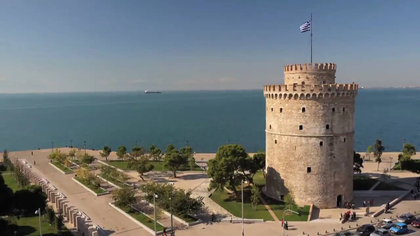
%> input picture project/project4/white-tower.png, 420 x 236 px, shrunk from 1280 x 720 before the run
$ octave project4.m   (GNU Octave 9; MATLAB toolbox functions it lacks are replaced by stand-ins)
%> lines starting %> are read from the running program, lines starting %| are printed output that depends on the picture; in (x1, y1, x2, y2) boxes, pixels count from 0 and x2, y2 are one past the last pixel; in counts of white or black regions, pixels touching at a corner belong together; the program's own positions count from 1
### project/SLIC.m
function image2=SLIC(image1,s)

h=size(image1,1); % image height
w=size(image1,2); % image width

% gradient magnitude
sobel_x=[-1,0,1;-2,0,2;-1,0,1];
sobel_y=[1,2,1;0,0,0;-1,-2,-1];
gradient(:,:,1)=f(image1(:,:,1),sobel_x);
gradient(:,:,2)=f(image1(:,:,2),sobel_x);
gradient(:,:,3)=f(image1(:,:,3),sobel_x);
gradient(:,:,4)=f(image1(:,:,1),sobel_y);
gradient(:,:,5)=f(image1(:,:,2),sobel_y);
gradient(:,:,6)=f(image1(:,:,3),sobel_y);
gradient=sqrt(sum(power(gradient,2),3));

% initialize the centroids and move it to the position
% with the smallest gradient magnitude
count=1;
centroids=zeros(h,w);
for i=round((s+1)/2):s:h
    for j=round((s+1)/2):s:w
        window=gradient(i-1:i+1,j-1:j+1);
        [~,small]=min(window(:));
        [i2,j2]=ind2sub(size(window),small);
        centroids(i+i2-2,j+j2-2)=1;
        center(count,:)=[i+i2-2,j+j2-2];
        count=count+1;
    end
end

% divide x and y by 2
[x,y]=meshgrid(1:h,1:w);
x=x';
y=y';
image3(:,:,1:3)=image1;
image3(:,:,4)= x./2;
image3(:,:,5)= y./2;

% image3(:,:,4)= x.*2;
% image3(:,:,5)= y.*2;

% k-means
image2=kmeans(image3,center,count-1);

end

### project/f.m
function image_filter = f(image,filter)
%image info
iw = size(image,2);%image width
ih = size (image,1);%image height

%filter info
fw = size(filter,2);%filter width
fh = size(filter,1);%filter height
fhw = (fw - 1)/2;%filter half width
fhh = (fh - 1)/2;%filter half height

image1 = zeros(iw+fhw*2, ih+fhh*2);
for i = 1:iw
    for j = 1:ih
        image1(j+fhh, i+fhw) = image(j, i);
    end
end

%replicate boundary
for i = 1:iw + fhw * 2
    for j = 1:ih + fhh *2
        if i<=fhw && j>=fhh && j<=ih+fhh
            image1(j,i)=image1(j,fhw+1);
        elseif i>=iw+fhw+1 && j>=fhh+1 && j<=ih+fhh
            image1(j,i)=image1(j,fhw+iw);
        elseif j<=fhh && i>=fhw+1 && i<=iw+fhw
            image1(j,i)=image1(fhh,i);
        elseif j>=ih+fhh+1 && i>=fhw+1 && i<=iw+fhw
            image1(j,i)=image1(ih+fhh,i);
        elseif i<=fhw && j<=fhh
            image1(j,i)=image1(1+fhh,1+fhw);
        elseif i<=fhw && j>=ih+fhh+1
            image1(j,i)=image1(ih+fhh,1+fhw);
        elseif j<=fhh && i>=iw+fhw+1
            image1(j,i)=image1(1+fhh,iw+fhw);
        elseif i>=iw+fhw+1 && j>=ih+fhh+1
            image1(j,i)=image1(iw+fhh,iw+fhw);
        end
    end
end

%filter
image2 = image1;
for i = 1+fhw:iw+fhw
    for j = 1+fhh:ih+fhh
        image2(j,i)=sum(sum(filter.*image1(j-fhh:j+fhh, i-fhw:i+fhw)));
    end
end

image_filter=zeros(ih,iw);
for i=1:iw
    for j=1:ih
        image_filter(j,i)=image2(j+fhh,i+fhw);
    end
end


### project/kmeans.m
function image2=kmeans(image1,center,k)

h=size(image1,1);%height
w=size(image1,2);%width
m=size(image1,3);

% get RGB
center1=zeros(k,m);
center2=zeros(k,m);
for i=1:k
    center1(i,1:m)=image1(center(i,1),center(i,2),:);
end

% initialize distance
distance=inf(h,w,k);

%calculate the distance
flag=0;
while ~flag
    for i=1:k
        for d=1:m
            temp(:,:,d)=repmat(center1(i,d),h,w);
        end

        distance(:,:,i)=sqrt(sum(power(image1-temp,2),3));
    end

    % find out which closest center
    [~,d] = min(distance,[],3);

    % find the centroid of these points in each cluster
    for i=1:k
        index=d==i;
        rgb=reshape(image1(repmat(index,1,1,m)),sum(index(:)),m);
        center2(i,:)=round(mean(rgb));
    end

    if abs(norm(center1-center2))<0.1
        flag=1;
    end

    center1=center2;
end

image2=zeros(h,w,m);
for i=1:h
    for j=1:w
        image2(i,j,:)=center1(d(i,j),:);
    end
end

### project/project4.m
clear all;

% SLIC
folder = 'project4/';
image=imread([folder 'white-tower.png']);
%> image is the input picture: size 236x420x3 uint8; mean R, G, B 111.7, 116.7, 117.4
h2=size(image,1);
%> h2 = 236
w2=size(image,2);
%> w2 = 420
image=double(image);
%> image: size 236x420x3 double

% parameter
s=50;

% slic
image1=SLIC(image,s);
%> call 3 of f, with filter = [-1 0 1; -2 0 2; -1 0 1]
%> after the loop in f (call 3), `for i = 1:iw`:
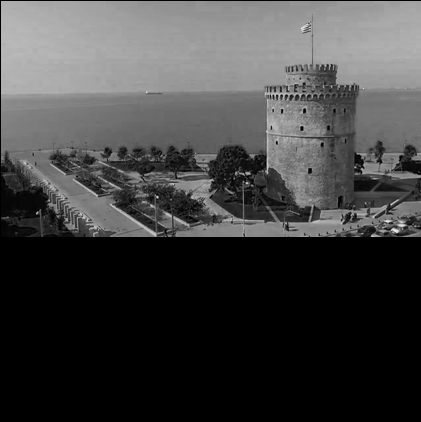
%> image1: size 422x421 double; min 0, max 235, mean 65.5
%> call 6 of f, with filter = [1 2 1; 0 0 0; -1 -2 -1]
%> after the loop in f (call 6), `for i = 1+fhw:iw+fhw`:
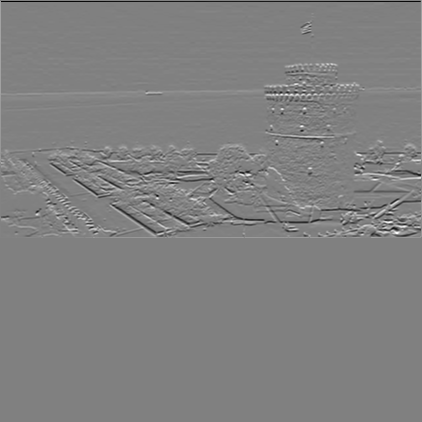
%> image2: size 422x422 double; min -696, max 680, mean 0.2; drawn with min black and max white
%> after the loop in f (call 6), `for i=1:iw`:
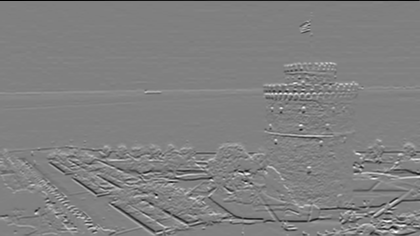
%> image_filter: size 236x420 double; min -696, max 680, mean -0.6; drawn with min black and max white
%> after the loop in SLIC, `for i=round((s+1)/2):s:h`:
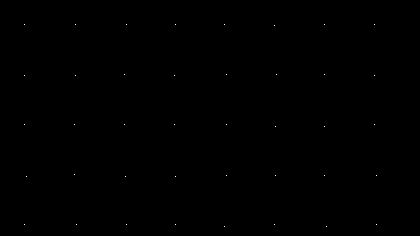
%> centroids: size 236x420 double; values 0 (black) and 1 (white), 0.04% white in thin lines or dots, all inside (x1, y1, x2, y2) = (24, 24, 377, 227)
%> after the loop in SLIC, `for i=round((s+1)/2):s:h`: center = 40 rows, first 12: [25 25; 25 76; 25 127; 25 176; 25 225; 26 275; 25 325; 25 375; 76 25; 76 76; 75 125; 76 175]; count = 41
%> in SLIC, `image3(:,:,4)= x./2;`:
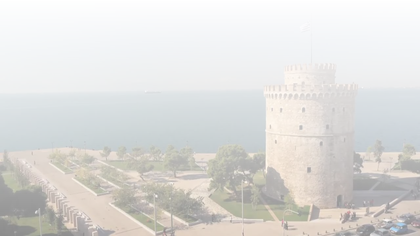
%> image3: size 236x420x4 double; mean R, G, B, A 111.7, 116.7, 117.4, 59.2; transparent parts drawn white
%> the loop in kmeans, `for i=1:k` made 40 passes
%> after the loop in kmeans, `for i=1:k`: center1 = 40 rows, first 8: [128 152 180 12.5 12.5; 116 139 170 12.5 38; 105 130 160 12.5 63.5; 97 122 153 12.5 88; 95 120 151 12.5 112.5; 97 122 153 13 137.5; 101 127 160 12.5 162.5; 104 132 169 12.5 187.5]
%> the loop in kmeans, `while ~flag` made 43 passes
%> pass 3, in kmeans, `[~,d] = min(distance,[],3);`:
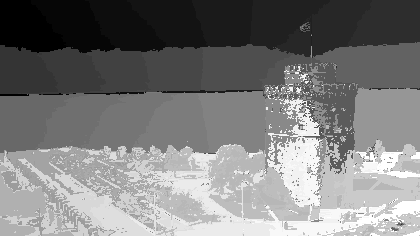
%> d: size 236x420 double; min 1, max 40, mean 20.1; mean of the top-left, top-right, bottom-left and bottom-right quarters 8.8, 13.4, 27.4, 30.6; drawn with min black and max white
%> after the loop in kmeans, `while ~flag`: center2 = 40 rows, first 8: [130 153 178 15 13; 118 142 169 13 36; 108 132 160 15 62; 97 122 151 12 88; 96 120 150 13 120; 91 118 151 7 156; 116 138 163 22 157; 105 133 165 12 193]; flag = 1

image1=uint8(image1(:,:,1:3));
%> image1: size 236x420x3 uint8
figure,imshow(image1);
imwrite(image1,[folder 'tower_SLIC1.jpg']);

% color the pixel that touch two different clusters black
simage=image1;
for i=2:h2-1
    for j=2:w2-1
        flag=0;
        for t=1:3
            if image1(i,j,t)~=image1(i+1,j,t)
                flag=1;
            end
            if image1(i,j,t)~=image1(i,j+1,t)
                flag=1;
            end
            if image1(i,j,t)~=image1(i-1,j,t)
            	flag=1;
            end
            if image1(i,j,t)~=image1(i,j-1,t)
                flag=1;
            end
            if image1(i,j,t)~=image1(i+1,j+1,t)
                flag=1;
            end
            if image1(i,j,t)~=image1(i-1,j-1,t)
                flag=1;
            end
            if image1(i,j,t)~=image1(i+1,j-1,t)
                flag=1;
            end
            if image1(i,j,t)~=image1(i-1,j+1,t)
                flag=1;
            end
        end
        if flag==1
            simage(i,j,:)=[0 0 0];
        end
    end
end
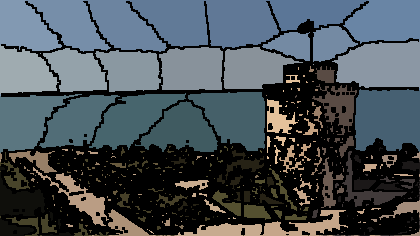
%> simage: size 236x420x3 uint8; mean R, G, B 70.6, 79.2, 84.9

figure,imshow(simage);
imwrite(simage,[folder 'tower_SLIC2.jpg']);
